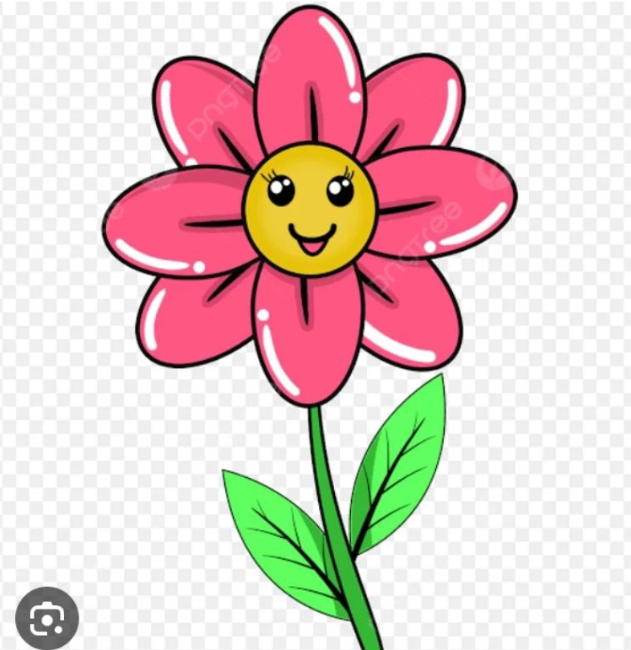
#> input picture Praktikum_Pengolahan_Citra_P8/gambar.png, 631 x 650 px
$ python main.py
#> lines starting #> are read from the running program, lines starting #| are printed output that depends on the picture; after the words box and inside, x2 and y2 are one past the last pixel; in counts of white or black regions, pixels touching at a corner belong together
import cv2
import matplotlib.pyplot as plt

# ======================
# 1. BACA GAMBAR
# ======================
img = cv2.imread('gambar.png')
#> img is the input picture: shape (650, 631, 3); mean B, G, R 199.3, 203.1, 226.3

# Cek kalau gambar gagal dibaca
if img is None:
    print("Gambar tidak ditemukan!")
    exit()

# ======================
# 2. KONVERSI
# ======================
img_rgb = cv2.cvtColor(img, cv2.COLOR_BGR2RGB)
gray = cv2.cvtColor(img, cv2.COLOR_BGR2GRAY)
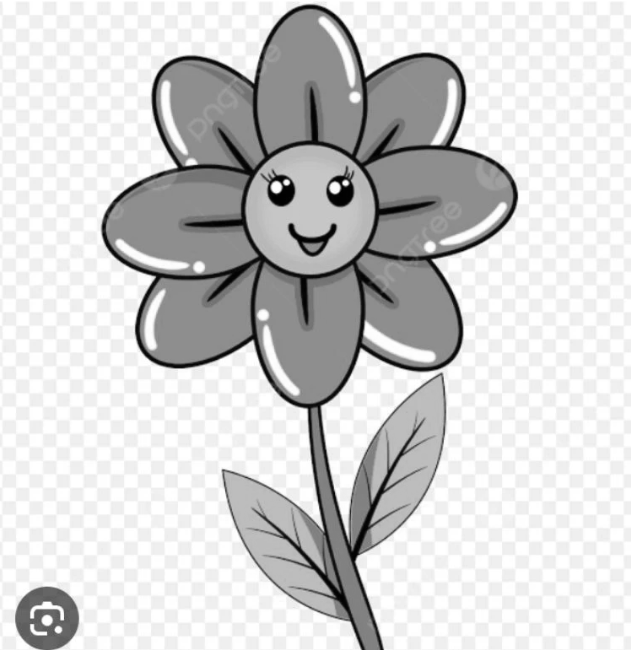
#> gray: shape (650, 631); min 0, max 255, mean 209.6

# ======================
# 3. THRESHOLD BIASA
# ======================
ret, thresh = cv2.threshold(gray, 127, 255, cv2.THRESH_BINARY)
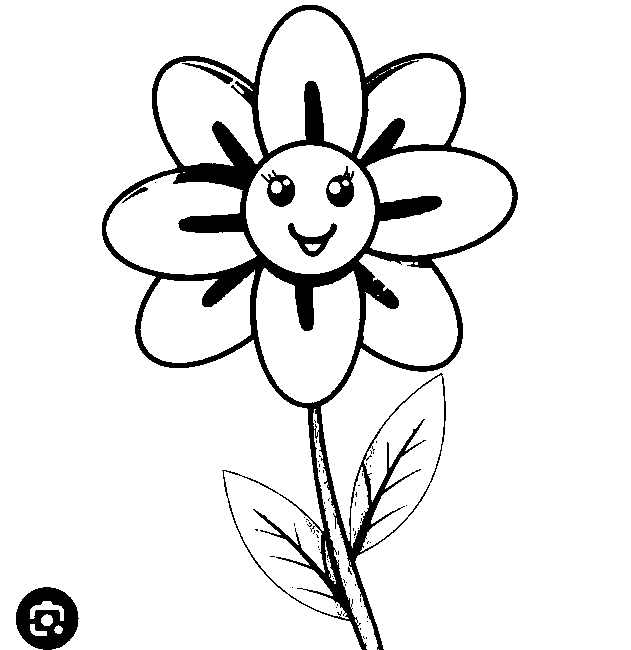
#> thresh: shape (650, 631); 91.5% white; 67 black regions (60 under 20 px), largest, box (x1, y1, x2, y2) and area: (102, 5, 518, 650) 29990, (16, 587, 79, 650) 2528, (326, 166, 354, 207) 623

# ======================
# 4. ADAPTIVE THRESHOLD
# ======================
adaptive = cv2.adaptiveThreshold(
    gray,
    255,
    cv2.ADAPTIVE_THRESH_MEAN_C,
    cv2.THRESH_BINARY,
    11,
    2
)
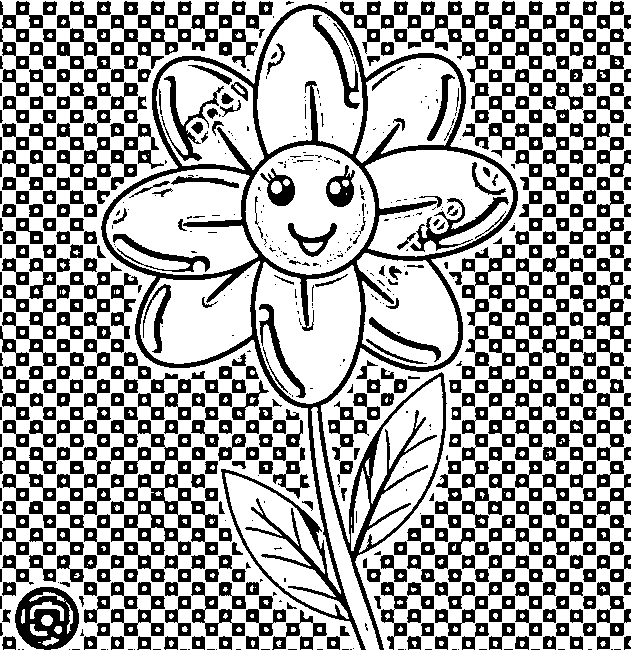
#> adaptive: shape (650, 631); 65.7% white; 781 black regions (231 under 20 px), largest, box (x1, y1, x2, y2) and area: (101, 4, 518, 650) 22473, (111, 474, 218, 555) 2548, (15, 587, 79, 650) 2351

# ======================
# 5. OTSU THRESHOLD
# ======================
ret2, otsu = cv2.threshold(
    gray,
    0,
    255,
    cv2.THRESH_BINARY + cv2.THRESH_OTSU
)
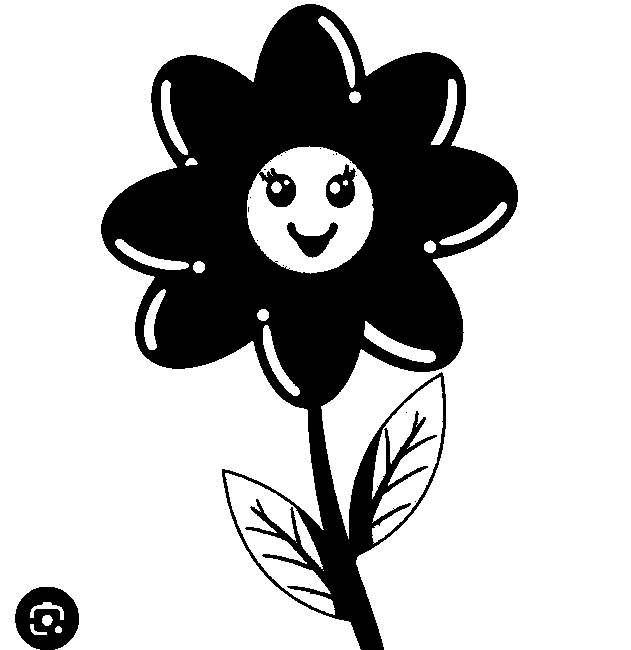
#> otsu: shape (650, 631); 73.8% white; 17 black regions (13 under 20 px), largest, box (x1, y1, x2, y2) and area: (101, 4, 518, 650) 102958, (15, 587, 79, 650) 2790, (287, 222, 338, 258) 814, (326, 164, 356, 208) 771
#> ret2 = 180

# ======================
# 6. EDGE DETECTION (CANNY)
# ======================
edges = cv2.Canny(gray, 100, 200)
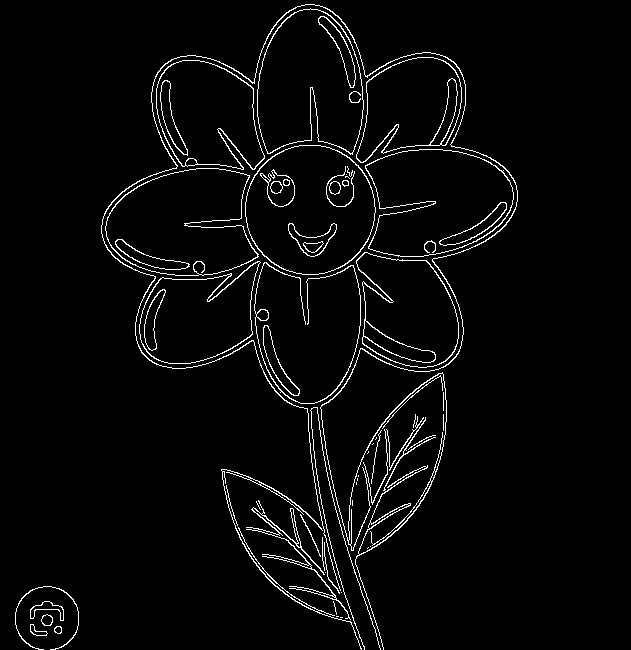
#> edges: shape (650, 631); 3.3% white in thin lines or dots, all inside (x1, y1, x2, y2) = (15, 4, 518, 650)

# ======================
# 7. TAMPILKAN SEMUA
# ======================
plt.figure(figsize=(15,10))

plt.subplot(2,3,1)
plt.imshow(img_rgb)
plt.title('Gambar Asli')
plt.axis('off')

plt.subplot(2,3,2)
plt.imshow(gray, cmap='gray')
plt.title('Grayscale')
plt.axis('off')

plt.subplot(2,3,3)
plt.imshow(thresh, cmap='gray')
plt.title('Threshold Biasa')
plt.axis('off')

plt.subplot(2,3,4)
plt.imshow(adaptive, cmap='gray')
plt.title('Adaptive Threshold')
plt.axis('off')

plt.subplot(2,3,5)
plt.imshow(otsu, cmap='gray')
plt.title('Otsu Threshold')
plt.axis('off')

plt.subplot(2,3,6)
plt.imshow(edges, cmap='gray')
plt.title('Edge Detection (Canny)')
plt.axis('off')

plt.tight_layout()
plt.show()
